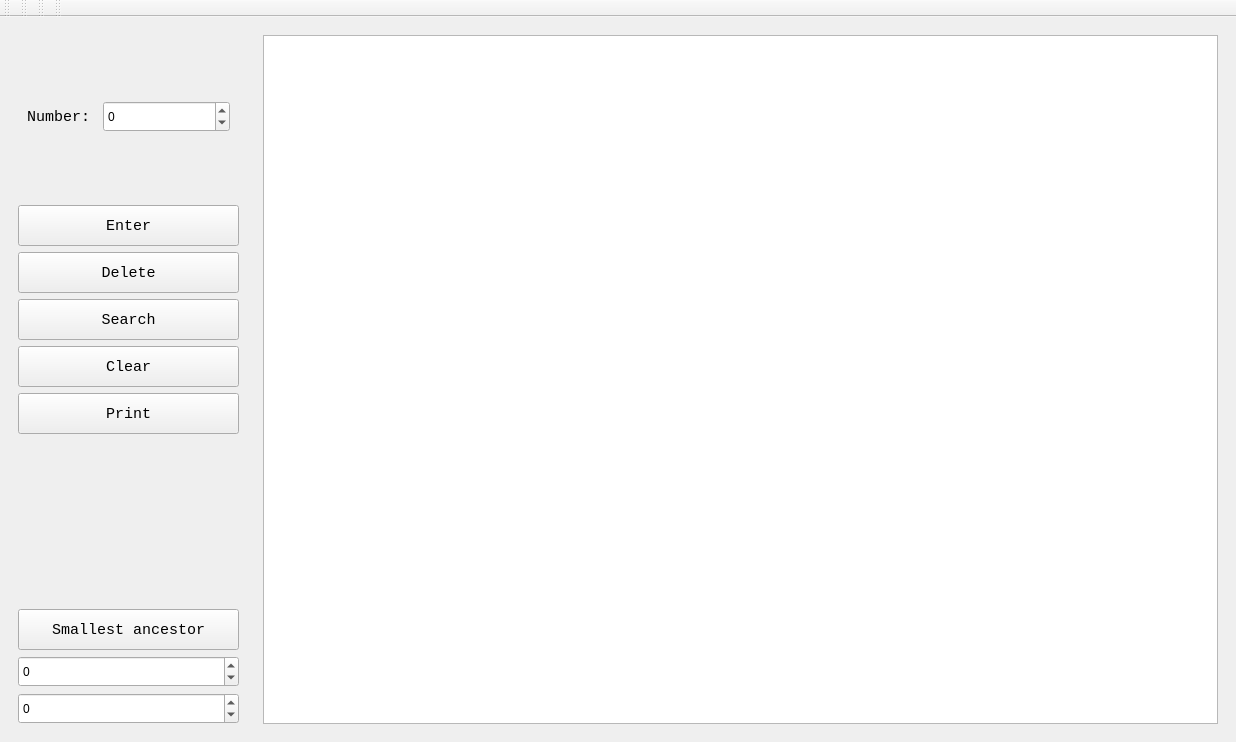
<?xml version="1.0" encoding="UTF-8"?>
<ui version="4.0">
 <class>MainWindow</class>
 <widget class="QMainWindow" name="MainWindow">
  <property name="geometry">
   <rect>
    <x>0</x>
    <y>0</y>
    <width>1236</width>
    <height>742</height>
   </rect>
  </property>
  <property name="windowTitle">
   <string>MainWindow</string>
  </property>
  <property name="styleSheet">
   <string notr="true">font: 11pt &quot;Monospace&quot;;</string>
  </property>
  <widget class="QWidget" name="centralwidget">
   <layout class="QGridLayout" name="gridLayout">
    <item row="0" column="0">
     <layout class="QFormLayout" name="formLayout">
      <property name="verticalSpacing">
       <number>6</number>
      </property>
      <item row="0" column="1">
       <widget class="QFrame" name="frame1">
        <layout class="QVBoxLayout" name="verticalLayout_2">
         <item>
          <widget class="QGraphicsView" name="graphicsView">
           <property name="minimumSize">
            <size>
             <width>541</width>
             <height>459</height>
            </size>
           </property>
          </widget>
         </item>
        </layout>
       </widget>
      </item>
      <item row="0" column="0">
       <widget class="QFrame" name="frame2">
        <layout class="QVBoxLayout" name="verticalLayout_1">
         <item>
          <widget class="QFrame" name="frame3">
           <layout class="QHBoxLayout" name="horizontalLayout">
            <property name="sizeConstraint">
             <enum>QLayout::SetNoConstraint</enum>
            </property>
            <item>
             <widget class="QLabel" name="label_4">
              <property name="maximumSize">
               <size>
                <width>70</width>
                <height>50</height>
               </size>
              </property>
              <property name="font">
               <font>
                <family>Monospace</family>
                <pointsize>11</pointsize>
                <italic>false</italic>
                <bold>false</bold>
               </font>
              </property>
              <property name="text">
               <string>Number:</string>
              </property>
             </widget>
            </item>
            <item>
             <widget class="QSpinBox" name="inBox_2">
              <property name="minimumSize">
               <size>
                <width>91</width>
                <height>31</height>
               </size>
              </property>
              <property name="readOnly">
               <bool>false</bool>
              </property>
              <property name="minimum">
               <number>-100</number>
              </property>
              <property name="maximum">
               <number>100</number>
              </property>
             </widget>
            </item>
           </layout>
          </widget>
         </item>
         <item>
          <widget class="QPushButton" name="On_insert">
           <property name="minimumSize">
            <size>
             <width>221</width>
             <height>41</height>
            </size>
           </property>
           <property name="maximumSize">
            <size>
             <width>221</width>
             <height>41</height>
            </size>
           </property>
           <property name="font">
            <font>
             <family>Monospace</family>
             <pointsize>11</pointsize>
             <italic>false</italic>
             <bold>false</bold>
            </font>
           </property>
           <property name="styleSheet">
            <string notr="true"/>
           </property>
           <property name="text">
            <string>Enter</string>
           </property>
          </widget>
         </item>
         <item>
          <widget class="QPushButton" name="On_delete">
           <property name="minimumSize">
            <size>
             <width>221</width>
             <height>41</height>
            </size>
           </property>
           <property name="maximumSize">
            <size>
             <width>221</width>
             <height>41</height>
            </size>
           </property>
           <property name="font">
            <font>
             <family>Monospace</family>
             <pointsize>11</pointsize>
             <italic>false</italic>
             <bold>false</bold>
            </font>
           </property>
           <property name="styleSheet">
            <string notr="true"/>
           </property>
           <property name="text">
            <string>Delete</string>
           </property>
          </widget>
         </item>
         <item>
          <widget class="QPushButton" name="On_find">
           <property name="minimumSize">
            <size>
             <width>221</width>
             <height>41</height>
            </size>
           </property>
           <property name="maximumSize">
            <size>
             <width>221</width>
             <height>41</height>
            </size>
           </property>
           <property name="font">
            <font>
             <family>Monospace</family>
             <pointsize>11</pointsize>
             <italic>false</italic>
             <bold>false</bold>
            </font>
           </property>
           <property name="styleSheet">
            <string notr="true"/>
           </property>
           <property name="text">
            <string>Search</string>
           </property>
          </widget>
         </item>
         <item>
          <widget class="QPushButton" name="On_clear">
           <property name="minimumSize">
            <size>
             <width>221</width>
             <height>41</height>
            </size>
           </property>
           <property name="maximumSize">
            <size>
             <width>221</width>
             <height>41</height>
            </size>
           </property>
           <property name="font">
            <font>
             <family>Monospace</family>
             <pointsize>11</pointsize>
             <italic>false</italic>
             <bold>false</bold>
            </font>
           </property>
           <property name="styleSheet">
            <string notr="true"/>
           </property>
           <property name="text">
            <string>Clear</string>
           </property>
          </widget>
         </item>
         <item>
          <widget class="QPushButton" name="On_print_forward">
           <property name="minimumSize">
            <size>
             <width>221</width>
             <height>41</height>
            </size>
           </property>
           <property name="maximumSize">
            <size>
             <width>221</width>
             <height>41</height>
            </size>
           </property>
           <property name="font">
            <font>
             <family>Monospace</family>
             <pointsize>11</pointsize>
             <italic>false</italic>
             <bold>false</bold>
            </font>
           </property>
           <property name="styleSheet">
            <string notr="true"/>
           </property>
           <property name="text">
            <string>Print</string>
           </property>
          </widget>
         </item>
         <item>
          <widget class="QLabel" name="output">
           <property name="minimumSize">
            <size>
             <width>221</width>
             <height>30</height>
            </size>
           </property>
           <property name="font">
            <font>
             <family>Monospace</family>
             <pointsize>11</pointsize>
             <italic>false</italic>
             <bold>false</bold>
            </font>
           </property>
           <property name="text">
            <string/>
           </property>
          </widget>
         </item>
         <item>
          <widget class="QPushButton" name="On_MaxDepth">
           <property name="minimumSize">
            <size>
             <width>221</width>
             <height>41</height>
            </size>
           </property>
           <property name="maximumSize">
            <size>
             <width>221</width>
             <height>41</height>
            </size>
           </property>
           <property name="font">
            <font>
             <family>Monospace</family>
             <pointsize>11</pointsize>
             <italic>false</italic>
             <bold>false</bold>
            </font>
           </property>
           <property name="styleSheet">
            <string notr="true"/>
           </property>
           <property name="text">
            <string>Smallest ancestor</string>
           </property>
          </widget>
         </item>
         <item>
          <widget class="QSpinBox" name="inBox_4">
           <property name="minimumSize">
            <size>
             <width>91</width>
             <height>31</height>
            </size>
           </property>
           <property name="readOnly">
            <bool>false</bool>
           </property>
           <property name="minimum">
            <number>-100</number>
           </property>
           <property name="maximum">
            <number>100</number>
           </property>
          </widget>
         </item>
         <item>
          <widget class="QSpinBox" name="inBox_3">
           <property name="minimumSize">
            <size>
             <width>221</width>
             <height>31</height>
            </size>
           </property>
           <property name="readOnly">
            <bool>false</bool>
           </property>
           <property name="minimum">
            <number>-100</number>
           </property>
           <property name="maximum">
            <number>100</number>
           </property>
          </widget>
         </item>
        </layout>
       </widget>
      </item>
     </layout>
    </item>
   </layout>
  </widget>
  <widget class="QMenuBar" name="menubar">
   <property name="geometry">
    <rect>
     <x>0</x>
     <y>0</y>
     <width>1236</width>
     <height>23</height>
    </rect>
   </property>
  </widget>
  <widget class="QToolBar" name="toolBar">
   <property name="windowTitle">
    <string>toolBar</string>
   </property>
   <attribute name="toolBarArea">
    <enum>TopToolBarArea</enum>
   </attribute>
   <attribute name="toolBarBreak">
    <bool>false</bool>
   </attribute>
  </widget>
  <widget class="QToolBar" name="toolBar_2">
   <property name="windowTitle">
    <string>toolBar_2</string>
   </property>
   <attribute name="toolBarArea">
    <enum>TopToolBarArea</enum>
   </attribute>
   <attribute name="toolBarBreak">
    <bool>false</bool>
   </attribute>
  </widget>
  <widget class="QToolBar" name="toolBar_3">
   <property name="windowTitle">
    <string>toolBar_3</string>
   </property>
   <attribute name="toolBarArea">
    <enum>TopToolBarArea</enum>
   </attribute>
   <attribute name="toolBarBreak">
    <bool>false</bool>
   </attribute>
  </widget>
  <widget class="QToolBar" name="toolBar_4">
   <property name="windowTitle">
    <string>toolBar_4</string>
   </property>
   <attribute name="toolBarArea">
    <enum>TopToolBarArea</enum>
   </attribute>
   <attribute name="toolBarBreak">
    <bool>false</bool>
   </attribute>
  </widget>
 </widget>
 <resources/>
 <connections/>
</ui>
